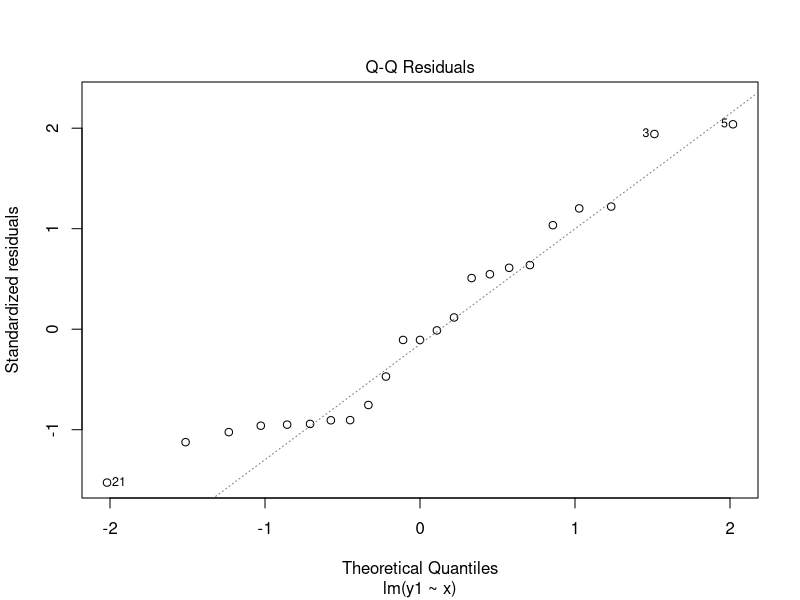
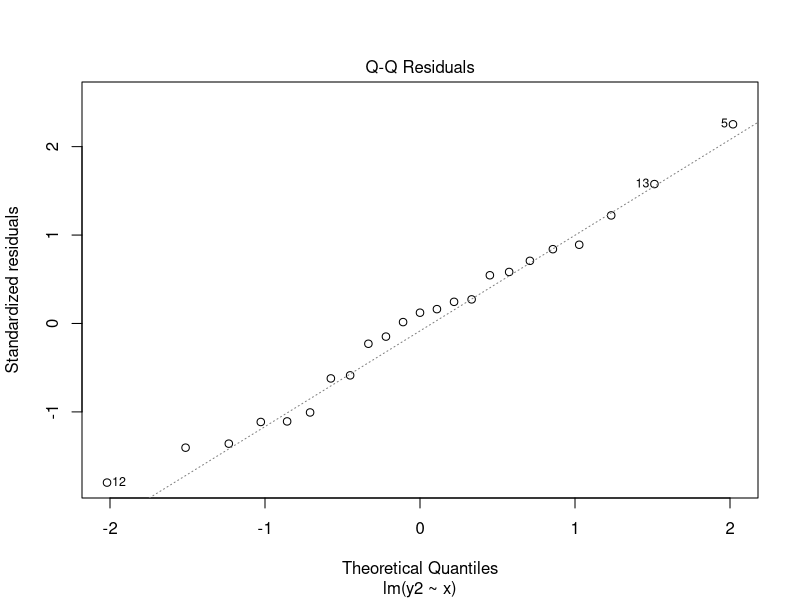

These figures' R source, in order:
# Funktionen fuer Praesentation und Bericht

library(readxl)
versuchsprotokoll <- read_excel("versuchsprotokoll.xlsx")

names(versuchsprotokoll) <- c("einheit", "teiln_nr", "geschlecht", 
                              "tag", "geplant_start", "zeit_durchf",
                              "ziel_schaetzung", "ziel_schaetzung_hdtsek",
                              "erg_schaetzung", "erg_schaetzung_hdtsek",
                              "rel_abweichung", "rel_abweichung_abs", 
                              "Stoerungen")
versuchsprotokoll$ziel_schaetzung <- as.factor(versuchsprotokoll$ziel_schaetzung)


x <- versuchsprotokoll$ziel_schaetzung_hdtsek/100
y1 <- versuchsprotokoll$rel_abweichung_abs
y2 <- versuchsprotokoll$rel_abweichung


# Vortests
shapiro.test(residuals(lm(y1 ~ x)))
# W = 0.9318, p-value = 0.1196
shapiro.test(residuals(lm(y2 ~ x)))
# W = 0.9801, p-value = 0.9078
shapiro.test(residuals(lm(y1 ~ x + I(x^2))))
# W = 0.95089, p-value = 0.3053
shapiro.test(residuals(lm(y2 ~ x + I(x^2))))
# W = 0.98195, p-value = 0.9365

# Q-Q-Plot
plot(lm(y1 ~ x), which = 2) # passt nicht optimal
plot(lm(y2 ~ x), which = 2) # sieht ziemlich gut aus

# Regression/t-Test
summary(lm(y1 ~ x))$coef
#                 Estimate   Std. Error  t value   Pr(>|t|)
# (Intercept) 0.0920359149 0.0487235435 1.888941 0.07278938
# x           0.0009214062 0.0007097218 1.298264 0.20827441
summary(lm(y2 ~ x))$coef
#                 Estimate  Std. Error   t value  Pr(>|t|)
# (Intercept) -0.189042708 0.072342075 -2.613178 0.0162401
# x            0.002330156 0.001053756  2.211285 0.0382408
summary(lm(y1 ~ x + I(x^2)))$coef
#                  Estimate   Std. Error    t value   Pr(>|t|)
# (Intercept)  1.662731e-01 9.398105e-02  1.7692199 0.09210502
# x           -2.660670e-03 3.937724e-03 -0.6756871 0.50697758
# I(x^2)       2.985063e-05 3.227322e-05  0.9249350 0.36602610
summary(lm(y2 ~ x + I(x^2)))$coef
#                  Estimate   Std. Error    t value  Pr(>|t|)
# (Intercept) -9.997626e-02 1.405699e-01 -0.7112211 0.4851602
# x           -1.967455e-03 5.889756e-03 -0.3340470 0.7418214
# I(x^2)       3.581343e-05 4.827189e-05  0.7419106 0.4667655